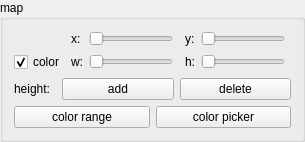
                 <widget class="QGroupBox" name="groupBox_4">
                  <property name="sizePolicy">
                   <sizepolicy hsizetype="Expanding" vsizetype="Minimum">
                    <horstretch>0</horstretch>
                    <verstretch>0</verstretch>
                   </sizepolicy>
                  </property>
                  <property name="minimumSize">
                   <size>
                    <width>250</width>
                    <height>110</height>
                   </size>
                  </property>
                  <property name="maximumSize">
                   <size>
                    <width>9999</width>
                    <height>222</height>
                   </size>
                  </property>
                  <property name="title">
                   <string>map</string>
                  </property>
                  <layout class="QHBoxLayout" name="horizontalLayout_21">
                   <property name="spacing">
                    <number>9</number>
                   </property>
                   <item>
                    <layout class="QVBoxLayout">
                     <property name="spacing">
                      <number>6</number>
                     </property>
                     <property name="sizeConstraint">
                      <enum>QLayout::SetDefaultConstraint</enum>
                     </property>
                     <property name="leftMargin">
                      <number>0</number>
                     </property>
                     <property name="topMargin">
                      <number>0</number>
                     </property>
                     <property name="rightMargin">
                      <number>0</number>
                     </property>
                     <property name="bottomMargin">
                      <number>0</number>
                     </property>
                     <item>
                      <layout class="QGridLayout">
                       <property name="sizeConstraint">
                        <enum>QLayout::SetDefaultConstraint</enum>
                       </property>
                       <property name="leftMargin">
                        <number>0</number>
                       </property>
                       <property name="topMargin">
                        <number>0</number>
                       </property>
                       <property name="rightMargin">
                        <number>0</number>
                       </property>
                       <property name="bottomMargin">
                        <number>0</number>
                       </property>
                       <property name="spacing">
                        <number>6</number>
                       </property>
                       <item row="0" column="4">
                        <widget class="QLabel" name="label_42">
                         <property name="sizePolicy">
                          <sizepolicy hsizetype="Fixed" vsizetype="Preferred">
                           <horstretch>0</horstretch>
                           <verstretch>0</verstretch>
                          </sizepolicy>
                         </property>
                         <property name="text">
                          <string>y:</string>
                         </property>
                        </widget>
                       </item>
                       <item row="0" column="2">
                        <widget class="PSlider" name="mapX">
                         <property name="sizePolicy">
                          <sizepolicy hsizetype="MinimumExpanding" vsizetype="Fixed">
                           <horstretch>0</horstretch>
                           <verstretch>0</verstretch>
                          </sizepolicy>
                         </property>
                         <property name="minimumSize">
                          <size>
                           <width>0</width>
                           <height>0</height>
                          </size>
                         </property>
                         <property name="maximum">
                          <number>718</number>
                         </property>
                         <property name="orientation">
                          <enum>Qt::Horizontal</enum>
                         </property>
                        </widget>
                       </item>
                       <item row="0" column="3">
                        <widget class="PSpinBox" name="spin_mapX" native="true">
                         <property name="minimum" stdset="0">
                          <number>0</number>
                         </property>
                         <property name="maximum" stdset="0">
                          <number>718</number>
                         </property>
                        </widget>
                       </item>
                       <item row="0" column="0">
                        <widget class="PSpinBox" name="mapNr" native="true">
                         <property name="sizePolicy">
                          <sizepolicy hsizetype="Fixed" vsizetype="Fixed">
                           <horstretch>0</horstretch>
                           <verstretch>0</verstretch>
                          </sizepolicy>
                         </property>
                         <property name="maximum" stdset="0">
                          <number>0</number>
                         </property>
                        </widget>
                       </item>
                       <item row="1" column="0">
                        <widget class="QCheckBox" name="mapColor">
                         <property name="sizePolicy">
                          <sizepolicy hsizetype="Fixed" vsizetype="Fixed">
                           <horstretch>0</horstretch>
                           <verstretch>0</verstretch>
                          </sizepolicy>
                         </property>
                         <property name="text">
                          <string>color</string>
                         </property>
                         <property name="checked">
                          <bool>true</bool>
                         </property>
                        </widget>
                       </item>
                       <item row="1" column="4">
                        <widget class="QLabel" name="label_44">
                         <property name="sizePolicy">
                          <sizepolicy hsizetype="Fixed" vsizetype="Preferred">
                           <horstretch>0</horstretch>
                           <verstretch>0</verstretch>
                          </sizepolicy>
                         </property>
                         <property name="text">
                          <string>h:</string>
                         </property>
                        </widget>
                       </item>
                       <item row="1" column="5">
                        <widget class="PSlider" name="mapH">
                         <property name="maximum">
                          <number>395</number>
                         </property>
                         <property name="orientation">
                          <enum>Qt::Horizontal</enum>
                         </property>
                        </widget>
                       </item>
                       <item row="1" column="6">
                        <widget class="PSpinBox" name="spin_mapH" native="true">
                         <property name="minimum" stdset="0">
                          <number>0</number>
                         </property>
                         <property name="maximum" stdset="0">
                          <number>395</number>
                         </property>
                        </widget>
                       </item>
                       <item row="1" column="1">
                        <widget class="QLabel" name="label_43">
                         <property name="sizePolicy">
                          <sizepolicy hsizetype="Fixed" vsizetype="Preferred">
                           <horstretch>0</horstretch>
                           <verstretch>0</verstretch>
                          </sizepolicy>
                         </property>
                         <property name="text">
                          <string>w:</string>
                         </property>
                        </widget>
                       </item>
                       <item row="1" column="2">
                        <widget class="PSlider" name="mapW">
                         <property name="maximum">
                          <number>395</number>
                         </property>
                         <property name="orientation">
                          <enum>Qt::Horizontal</enum>
                         </property>
                        </widget>
                       </item>
                       <item row="1" column="3">
                        <widget class="PSpinBox" name="spin_mapW" native="true">
                         <property name="minimum" stdset="0">
                          <number>0</number>
                         </property>
                         <property name="maximum" stdset="0">
                          <number>395</number>
                         </property>
                        </widget>
                       </item>
                       <item row="0" column="5">
                        <widget class="PSlider" name="mapY">
                         <property name="sizePolicy">
                          <sizepolicy hsizetype="MinimumExpanding" vsizetype="Fixed">
                           <horstretch>0</horstretch>
                           <verstretch>0</verstretch>
                          </sizepolicy>
                         </property>
                         <property name="minimumSize">
                          <size>
                           <width>0</width>
                           <height>0</height>
                          </size>
                         </property>
                         <property name="maximum">
                          <number>718</number>
                         </property>
                         <property name="orientation">
                          <enum>Qt::Horizontal</enum>
                         </property>
                        </widget>
                       </item>
                       <item row="0" column="6">
                        <widget class="PSpinBox" name="spin_mapY" native="true">
                         <property name="minimum" stdset="0">
                          <number>0</number>
                         </property>
                         <property name="maximum" stdset="0">
                          <number>718</number>
                         </property>
                        </widget>
                       </item>
                       <item row="0" column="1">
                        <widget class="QLabel" name="label_40">
                         <property name="sizePolicy">
                          <sizepolicy hsizetype="Fixed" vsizetype="Preferred">
                           <horstretch>0</horstretch>
                           <verstretch>0</verstretch>
                          </sizepolicy>
                         </property>
                         <property name="text">
                          <string>x:</string>
                         </property>
                        </widget>
                       </item>
                      </layout>
                     </item>
                     <item>
                      <layout class="QHBoxLayout">
                       <property name="spacing">
                        <number>6</number>
                       </property>
                       <property name="leftMargin">
                        <number>0</number>
                       </property>
                       <property name="topMargin">
                        <number>0</number>
                       </property>
                       <property name="rightMargin">
                        <number>0</number>
                       </property>
                       <property name="bottomMargin">
                        <number>0</number>
                       </property>
                       <item>
                        <widget class="QLabel" name="label_45">
                         <property name="sizePolicy">
                          <sizepolicy hsizetype="Fixed" vsizetype="Preferred">
                           <horstretch>0</horstretch>
                           <verstretch>0</verstretch>
                          </sizepolicy>
                         </property>
                         <property name="toolTip">
                          <string>person height mapped to the selected color</string>
                         </property>
                         <property name="text">
                          <string>height:</string>
                         </property>
                        </widget>
                       </item>
                       <item>
                        <widget class="PDoubleSpinBox" name="mapHeight" native="true">
                         <property name="sizePolicy">
                          <sizepolicy hsizetype="Fixed" vsizetype="Fixed">
                           <horstretch>0</horstretch>
                           <verstretch>0</verstretch>
                          </sizepolicy>
                         </property>
                         <property name="toolTip">
                          <string>person height mapped to the selected color</string>
                         </property>
                         <property name="decimals" stdset="0">
                          <number>1</number>
                         </property>
                         <property name="minimum" stdset="0">
                          <double>0.000000000000000</double>
                         </property>
                         <property name="maximum" stdset="0">
                          <double>250.000000000000000</double>
                         </property>
                         <property name="value" stdset="0">
                          <double>180.000000000000000</double>
                         </property>
                        </widget>
                       </item>
                       <item>
                        <widget class="QPushButton" name="mapAdd">
                         <property name="sizePolicy">
                          <sizepolicy hsizetype="Minimum" vsizetype="Fixed">
                           <horstretch>0</horstretch>
                           <verstretch>0</verstretch>
                          </sizepolicy>
                         </property>
                         <property name="maximumSize">
                          <size>
                           <width>999</width>
                           <height>16777215</height>
                          </size>
                         </property>
                         <property name="text">
                          <string>add</string>
                         </property>
                        </widget>
                       </item>
                       <item>
                        <widget class="QPushButton" name="mapDel">
                         <property name="maximumSize">
                          <size>
                           <width>999</width>
                           <height>16777215</height>
                          </size>
                         </property>
                         <property name="text">
                          <string>delete</string>
                         </property>
                        </widget>
                       </item>
                      </layout>
                     </item>
                     <item>
                      <layout class="QHBoxLayout" name="horizontalLayout_22">
                       <property name="sizeConstraint">
                        <enum>QLayout::SetDefaultConstraint</enum>
                       </property>
                       <item>
                        <widget class="QPushButton" name="mapColorRange">
                         <property name="sizePolicy">
                          <sizepolicy hsizetype="Minimum" vsizetype="Fixed">
                           <horstretch>0</horstretch>
                           <verstretch>0</verstretch>
                          </sizepolicy>
                         </property>
                         <property name="maximumSize">
                          <size>
                           <width>999</width>
                           <height>16777215</height>
                          </size>
                         </property>
                         <property name="text">
                          <string>color range</string>
                         </property>
                        </widget>
                       </item>
                       <item>
                        <widget class="QPushButton" name="colorPickerButton">
                         <property name="enabled">
                          <bool>true</bool>
                         </property>
                         <property name="sizePolicy">
                          <sizepolicy hsizetype="Minimum" vsizetype="Fixed">
                           <horstretch>0</horstretch>
                           <verstretch>0</verstretch>
                          </sizepolicy>
                         </property>
                         <property name="styleSheet">
                          <string notr="true"/>
                         </property>
                         <property name="text">
                          <string>color picker</string>
                         </property>
                         <property name="checkable">
                          <bool>true</bool>
                         </property>
                        </widget>
                       </item>
                      </layout>
                     </item>
                    </layout>
                   </item>
                  </layout>
                 </widget>
